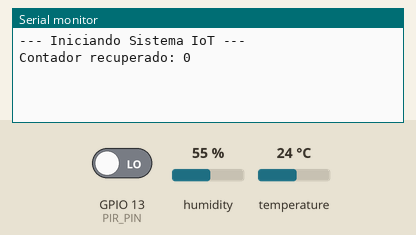
This sketch was run on a simulated ESP32. Parts: the last lines printed to the serial monitor. The inputs (shaded band) are chosen by the test bench; at power-on: GPIO 13 (PIR_PIN) LOW, humidity 55 %, temperature 24 °C. WiFi joins after 1.5 s; servers stay silent unless stated; EEPROM starts erased.

Above: at 3.0 s.
3.1 s: GPIO 13 (PIR_PIN) driven HIGH
At 3.8 s:
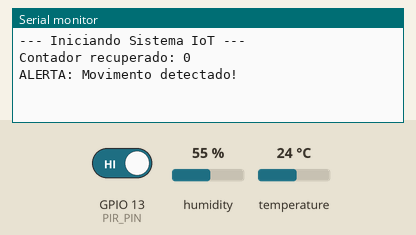
8.3 s: GPIO 13 (PIR_PIN) driven LOW
At 8.9 s:
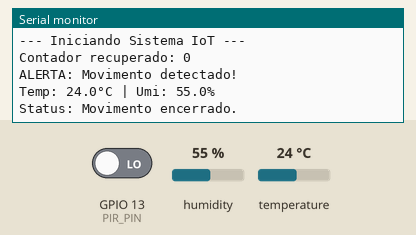
9.9 s: humidity set to 22 %
11.4 s: temperature set to 12 °C
At 12.6 s:
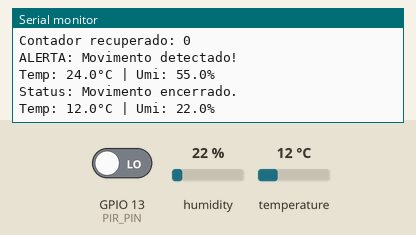

Measured:
- after the input at 3.1 s, the serial monitor: prints a new line after 0.11 s (image 1)
- after the input at 8.3 s, the serial monitor: prints a new line after 0.10 s (image 2)
- after the input at 11.4 s, the serial monitor: prints a new line after 0.41 s (image 3)

The sketch:

Programa_C_ESP32.ino
```cpp
#define BLYNK_TEMPLATE_ID           "TMPL21IHddvV3"
#define BLYNK_TEMPLATE_NAME         "Sensor de Presença"
#define BLYNK_AUTH_TOKEN            "jZHL-64e662LXQDgyQ0ZH5WPAdcdCp3l"

#include <WiFi.h>
#include <BlynkSimpleEsp32.h>
#include <DHT.h>
#include <Preferences.h> // Biblioteca para salvar dados na Flash

// --- CONFIGURAÇÃO DE WIFI ---
char ssid[] = "*******";
char pass[] = "********";

// --- PINOS E SENSORES ---
#define PIR_PIN 13
#define DHTPIN 14       // Pino de dados do DHT22
#define DHTTYPE DHT22

DHT dht(DHTPIN, DHTTYPE);
Preferences preferences;

// Variáveis de controle
int contadorPresenca = 0;
bool movimentoDetectado = false;

BlynkTimer timer;

// Função para ler o DHT22 e enviar ao Blynk
void enviarClima() {
  float h = dht.readHumidity();
  float t = dht.readTemperature();

  if (isnan(h) || isnan(t)) {
    Serial.println("Falha ao ler o sensor DHT22!");
    return;
  }

  // Envia para os pinos virtuais V3 (Temp) e V4 (Umi)
  Blynk.virtualWrite(V3, t);
  Blynk.virtualWrite(V4, h);

  Serial.printf("Temp: %.1f°C | Umi: %.1f%%\n", t, h);
}

void verificarSensor() {
  int leitura = digitalRead(PIR_PIN);

  if (leitura == HIGH && !movimentoDetectado) {
    Serial.println("ALERTA: Movimento detectado!");

    contadorPresenca++;

    // Salva o novo valor do contador na memória Flash
    preferences.putInt("contador", contadorPresenca);

    Blynk.virtualWrite(V1, 255);
    Blynk.virtualWrite(V2, contadorPresenca);

    movimentoDetectado = true;
  }
  else if (leitura == LOW && movimentoDetectado) {
    Serial.println("Status: Movimento encerrado.");
    Blynk.virtualWrite(V1, 0);
    movimentoDetectado = false;
  }
}

void setup() {
  Serial.begin(115200);
  pinMode(PIR_PIN, INPUT);
  dht.begin();

  // Inicia a memória Flash no modo leitura/escrita (false)
  // O nome "projeto" é como uma pasta de arquivos
  preferences.begin("projeto", false);

  // Recupera o valor salvo. Se não existir, assume 0.
  contadorPresenca = preferences.getInt("contador", 0);

  Serial.println("\n--- Iniciando Sistema IoT ---");
  Serial.print("Contador recuperado: ");
  Serial.println(contadorPresenca);

  Blynk.begin(BLYNK_AUTH_TOKEN, ssid, pass);

  // Sincroniza o valor do contador com o App assim que conecta
  Blynk.virtualWrite(V2, contadorPresenca);

  // Timers: Presença (200ms) e Clima (5 segundos para não travar o sensor)
  timer.setInterval(200L, verificarSensor);
  timer.setInterval(5000L, enviarClima);
}

void loop() {
  Blynk.run();
  timer.run();
}
```
